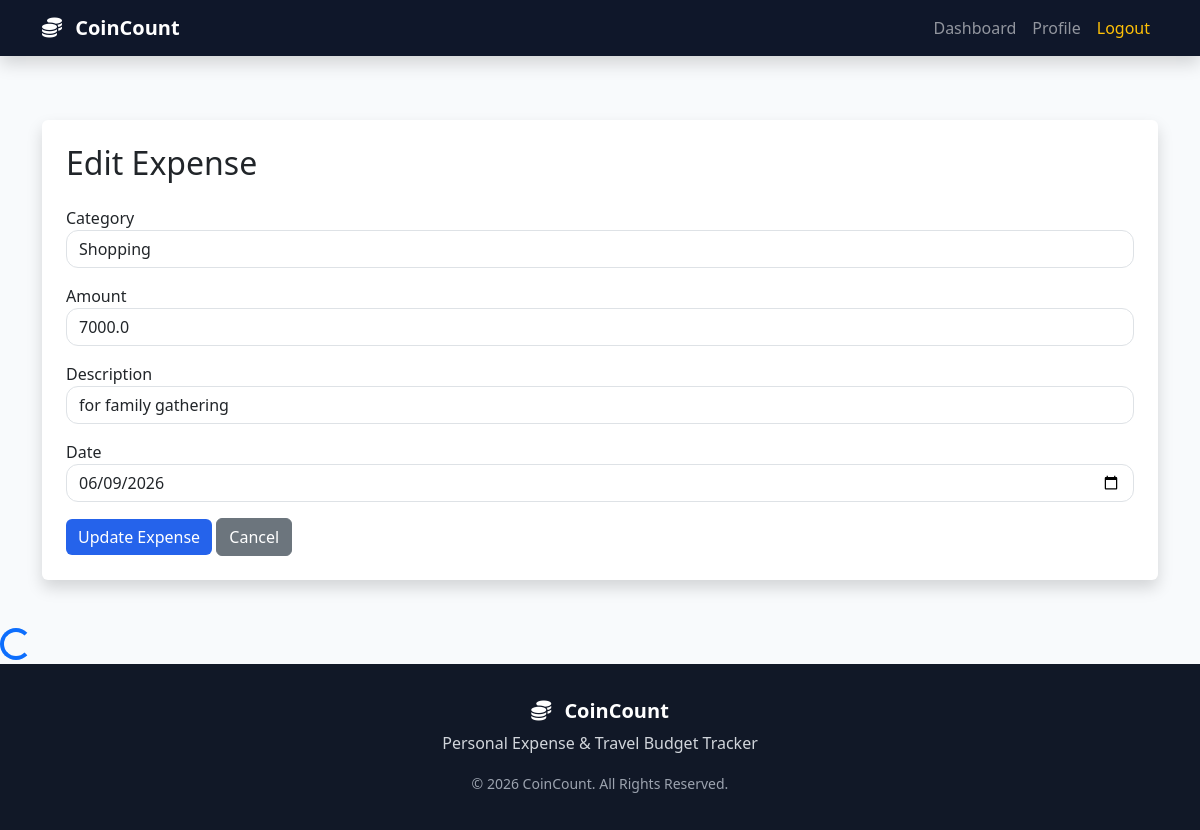
Page /edit_expense/6 (signed in) on the committed database.
### tables this page shows
CREATE TABLE expenses(
    expense_id INTEGER PRIMARY KEY AUTOINCREMENT,
    user_id INTEGER,
    category TEXT,
    amount REAL,
    description TEXT,
    date TEXT
);

### app.py (the view, shortened to what this page needs)
@app.route('/edit_expense/<int:id>', methods=['GET', 'POST'])
def edit_expense(id):
    if 'user_id' not in session:
        return redirect(url_for('login'))
    conn = get_db()
    try:
        expense = conn.execute(
            '''
            SELECT *
            FROM expenses
            WHERE expense_id=?
            ''',
            (id,)
        ).fetchone()
    except Exception as e:
        flash(f"Error: {str(e)}", "danger")
    finally:
        conn.close()
    return render_template(
        'edit_expense.html',
        expense=expense
    )

### app.py (called while the page is built)
def get_db():
    conn = sqlite3.connect(DATABASE)
    conn.row_factory = sqlite3.Row
    return conn

### templates/edit_expense.html
{% extends 'base.html' %}
{% block content %}
<div class="container py-5">
<div class="card shadow border-0">
    <div class="card-body p-4">
        <h2 class="mb-4">
            Edit Expense
        </h2>
        <form method="POST">
            <div class="mb-3">
                <label>Category</label>
                <input type="text"
                       name="category"
                       value="{{ expense.category }}"
                       class="form-control"
                       required>
            </div>
            <div class="mb-3">
                <label>Amount</label>
                <input type="number"
                       name="amount"
                       value="{{ expense.amount }}"
                       class="form-control"
                       required>
            </div>
            <div class="mb-3">
                <label>Description</label>
                <input type="text"
                       name="description"
                       value="{{ expense.description }}"
                       class="form-control">
            </div>
            <div class="mb-3">
                <label>Date</label>
                <input type="date"
                       name="date"
                       value="{{ expense.date }}"
                       class="form-control"
                       required>
            </div>
            <button class="btn btn-primary">
                Update Expense
            </button>
            <a href="/expenses"
               class="btn btn-secondary">
                Cancel
            </a>
        </form>
    </div>
</div>
</div>
{% endblock %}

### static/css/style.css (style rules this page uses)
html, body { height:100%; }
body { display:flex; flex-direction:column; min-height:100vh; font-family:'Segoe UI',sans-serif; background:#f5f7fb; color:#333; }
.btn-primary { background:#2563eb; border:none; }
.form-control { border-radius:12px; }

### static/css/dashboard.css (style rules this page uses)
body { background:#f8fafc; overflow-x:hidden; font-family:'Segoe UI',sans-serif; }

### rows in the picture
expenses: category "Shopping", amount "7000.0", description "for family gathering", date "06/09/2026"
